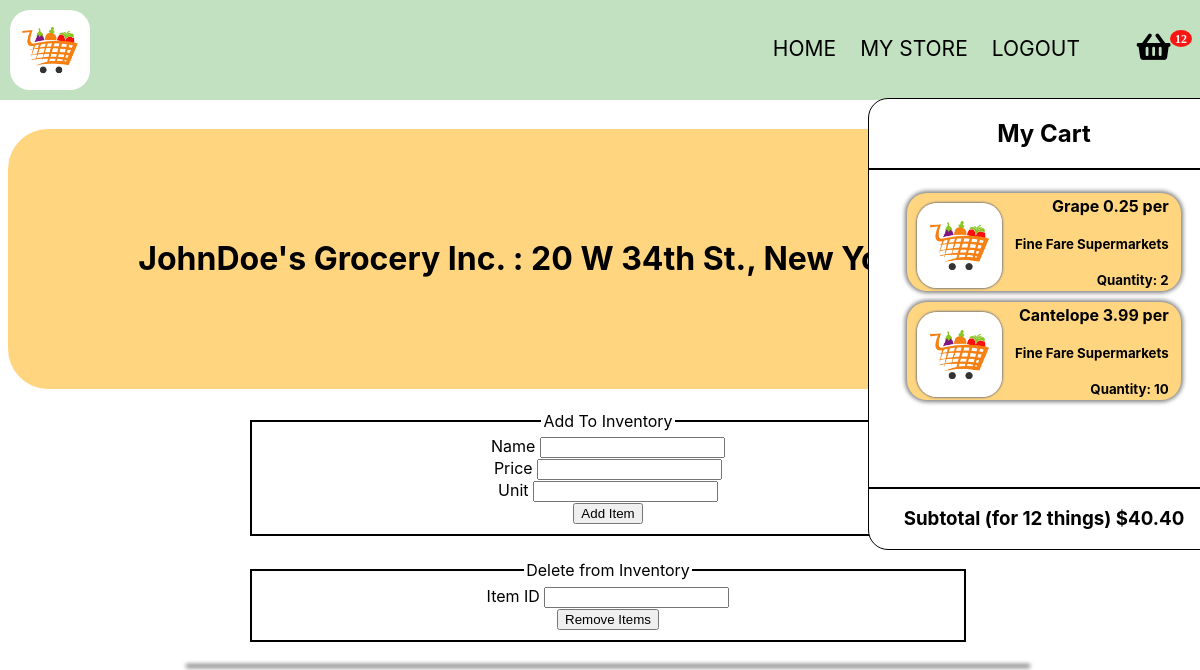
The page /mystore/johndoe (signed in) on the database as committed earlier.
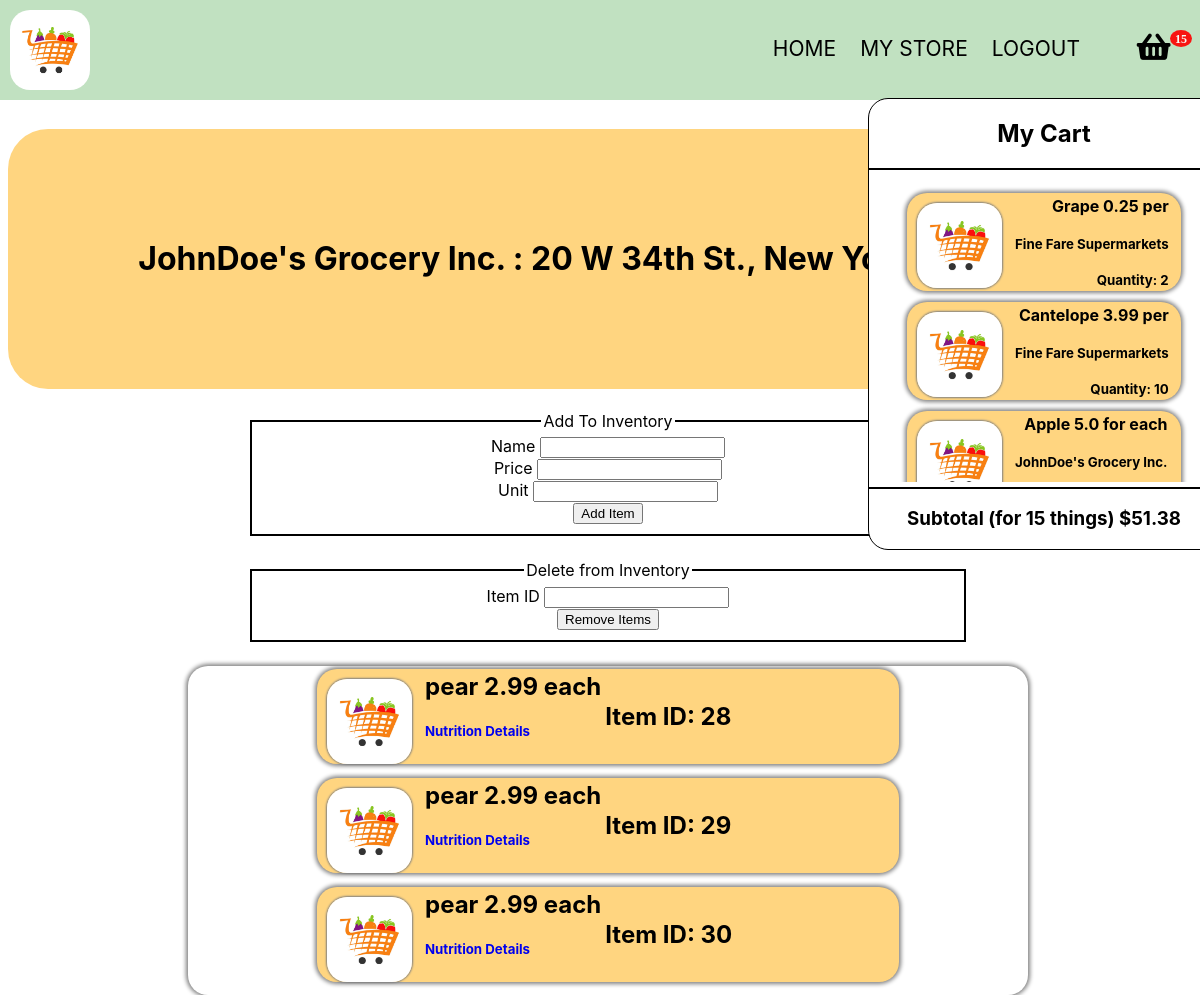
The same page on the database as committed later.
### src/app.py (models this page shows)
class CartItems(db.Model):
    __tablename__ = 'cart'
    itemid = db.Column(db.Integer, primary_key = True)
    itemname = db.Column(db.String(20), nullable = False)
    quantity = db.Column(db.Integer, nullable = False)
    unit = db.Column(db.String(10), nullable = False)
    price = db.Column(db.Float, nullable = False)
    seller = db.Column(db.String(100), nullable = False)
    userid = db.Column(db.Integer, db.ForeignKey("user.id"))

class Store(db.Model):
    __tablename__ = 'store'
    storeid = db.Column(db.Integer, primary_key = True)
    storename = db.Column(db.String(50), nullable = True)
    storeaddress = db.Column(db.String(100), nullable = True)
    storelat = db.Column(db.Float, nullable = True)
    storelong = db.Column(db.Float, nullable = True)
    storeowner = db.Column(db.String(20), nullable = True)
    cart = db.relationship("Inventory")
    userid = db.Column(db.Integer, db.ForeignKey("user.id"))

class Inventory(db.Model):
    __tablename__ = 'inventory'
    inventoryid = db.Column(db.Integer, primary_key = True)
    itemname = db.Column(db.String(20), nullable = False)
    price = db.Column(db.Float, nullable = False)
    unit = db.Column(db.String(10), nullable = False)
    storeid = db.Column(db.Integer, db.ForeignKey("store.storeid"))

### src/app.py (the view, shortened to what this page needs)
@app.route('/mystore/<name>', methods=['GET', 'POST'])
def profile(name):
    registerstore = StoreRegistration()
    additems = AddToInventory()
    deleteform = DeleteFromInventory()
    user = User.query.filter_by(id = current_user.id).first()
    userscart = CartItems.query.filter_by(userid = user.id).all()
    userstore = Store.query.filter_by(userid = current_user.id).first()
    userinv = Inventory.query.filter_by(storeid = Store.query.filter_by(storeid = userstore.storeid).first().storeid).all()
    subtotal = 0
    itemamount = 0
    for thing in userscart:
        itemamount += thing.quantity
        subtotal += thing.price * thing.quantity
    if Store.query.filter_by(userid = current_user.id).first() != None:
         return render_template('mystore.html', form = additems, cart = userscart, subtotal = subtotal, itemamount = itemamount, userinv = userinv, userstore = userstore, form1 = deleteform)
    else:
        return render_template('registerforshop.html', form = registerstore,  cart = userscart, subtotal = subtotal, itemamount = itemamount, userinv = userinv, userstore = userstore)

### src/forms.py
class StoreRegistration(FlaskForm):
    storename = StringField('Store Name', validators=[DataRequired()])
    storeaddress = StringField('Store Address', validators=[DataRequired()])
    submit = SubmitField("Register your Store")

class AddToInventory(FlaskForm):
    itemname = StringField('Name', validators=[DataRequired()])
    price = DecimalField('Price', validators=[DataRequired()])
    unit = StringField('Unit', validators=[DataRequired()])
    submit = SubmitField("Add Item")

### src/app.py (called while the page is built)
@login_manager.user_loader
def load_user(user_id):
    return User.query.get(int(user_id))

### templates/mystore.html (shortened to what this page needs)
<!DOCTYPE HTML>
<html>
	<head>
		<link href="https://use.fontawesome.com/releases/v5.0.1/css/all.css" rel="stylesheet">
	</head>
	<body class="is-preload">
		<br>
		<br>
		<br>
		<br>
		<br>
		<div class="container">
			<img class = 'logo' src="{{ url_for('static', filename = 'images/grocerylogo.jpeg') }}">
			<nav>
				<ul id = 'subpages'>
					<li><a href="/main">HOME</a></li>
					<li><a href="/mystore/{{current_user.name}}">MY STORE</a></li>
					<li id="logout"><a href="/logout">LOGOUT</a></li>
					<div id="container" style="display:inline-block; position: absolute; height: 100%;">
						<ul>
							<li id="li1"> <i class="fa badge fa-lg" style='font-size:30px'value={{itemamount}}>&#xf291; </i>
								<div class="popupMenu">
									<div class = "upperdiv">
										<h1 style="text-align: center; border-bottom: 2px solid black; padding-bottom: 20px;"> My Cart</h1>
										<table class = "carttable">
											{% for thing in cart %}
												<tr>
													<td>
														<div class = 'itemdiv'>
															<img src="{{ url_for('static', filename = 'images/grocerylogo.jpeg') }}" class="itemimage">
															<table class="carttdtable">
																<tr class="carttr">
																	<td class="carttd">
																	<h4 class = "iteminfo" style = "margin: 0px;"> {{thing.itemname}} {{thing.price}} {{thing.unit}}</h4> <br> <h5 class = "iteminfo" style = "margin: 0px;"> {{thing.seller}} </h5> <br> <h5 class = "iteminfo" style = "margin: 0px;"> Quantity: {{thing.quantity}} </h5> </td>
																	</td>
																</tr>
															</table>
														</div>
											{% endfor %}
									</div>
									<div class="lowerdiv">
										<h3> Subtotal (for {{itemamount}} things) ${{"%.2f"|format(subtotal)}} </h3>
									</div>
								</div>
        <h1 class = 'title'> {{userstore.storename}} : {{userstore.storeaddress}} </h1>
        <div class = "addtocart">
            <form method="post" action="">
                <fieldset>
                    <legend class = "cartlegend">Add To Inventory</legend>
                    <div>
                        {{ form.itemname.label(class = "form-control-label") }}
                        {{ form.itemname(class = "form-control form-control-lg") }}
                    </div>
                    <div>
                        {{ form.price.label(class = "form-control-label") }}
                        {{ form.price(class = "form-control form-control-lg") }}
                    </div>
                    <div>
                        {{ form.unit.label(class = "form-control-label") }}
                        {{ form.unit(class = "form-control form-control-lg") }}
                    </div>
                    <div class = 'fieldbutton'>
                        {{ form.submit(class = "btn btn-outline-info") }}
                    </div>
                </fieldset>
            </form>
        </div>
        <div class = "addtocart">
            <form method="post" action="">
                <fieldset>
                    <legend class = "cartlegend">Delete from Inventory</legend>
                    <div>
                        {{ form1.itemid.label(class = "form-control-label") }}
                        {{ form1.itemid(class = "form-control form-control-lg") }}
                    </div>
                    <div class = 'fieldbutton'>
                        {{ form1.submit(class = "btn btn-outline-info") }}
                    </div>
                </fieldset>
            </form>
        </div>
        <div class = 'tablediv'>
            <table class = "inventorytable">
            {% for thing in userinv %}
                <tr>
                    <td>
                    <div class = 'itemdiv'>
                        <img src="{{ url_for('static', filename = 'images/grocerylogo.jpeg') }}" class="itemimage">
                        <table>
                            <tr>
                                <td> <h2 class = "iteminfo"> {{thing.itemname}} {{thing.price}} {{thing.unit}} <br> </h2> <h5> <a href="/nutritionaldetails/{{thing.itemname}}" target="_blank">Nutrition Details</a> </h5> </td>
                                <td>
                                    <h2>Item ID: {{thing.inventoryid}} </h2>
                                </td>
                            </tr>
                        </table>
                    </div>
                    </td>
                </tr>
            {% endfor %}
            </table>
        </div>
	</body>
</html>

### templates/mystore.html (style rules this page uses)
.addtocart { width: 60%; margin: 0 auto; }
.upperdiv { height: 85%; overflow: scroll; }
.lowerdiv { border-top: 2px solid black; position: absolute; bottom: 0px; text-align: center; width: 100%; }
.carttable { margin: 0 auto; width: 80%; }
.itemimage { height: 90px; width: 90px; float: left; border-radius: 20px; margin-right: 10px; }
#logout { margin-right: 10vh; }
#container { right: -80px; top: 16px; margin-right: 5vh; }
.popupMenu { width: 350px; height: 450px; border: 1px solid black; position: absolute; top: 62px; right: -20px; background-color: white; border-radius: 20px; overflow: scroll; }
ul li { position: relative }
.badge:after { content:attr(value); font-size:12px; color: #fff; background: red; border-radius:50%; padding: 2px 5px; position:relative; left:-8px; top:-15px; opacity:0.9; }
.tablediv { width: 70%; margin:0 auto; background-color: white; border-radius: 20px; box-shadow: 0 0 4px 2px gray; }
.cartlegend { text-align: center; }
.fieldbutton { text-align: center; }
.title { padding: 50px; background-color: green; height: 20vh; line-height: 20vh; text-align: center; background-color: rgb(255, 213, 128); border-radius: 40px; }
.itemimage { float: left; height: 85px; width: auto; margin: 10px; border-radius: 20px; box-shadow: 0 0 2px 1px gray; }
.iteminfo { margin:0 auto; }
.itemdiv { height: 20%; width: 60%; left: 20%; background-color: rgb(255, 213, 128); margin:0 auto; border-radius: 20px; min-width: 100%; box-shadow: 0 0 4px 2px gray; }
.inventorytable { width: 70%; margin:0 auto; height: 100%; }
td { margin-bottom: 50px; }
fieldset { border: 2px solid black; text-align: center; margin-bottom: 3vh; }
html { height: 100%; width: 100%; }
body { height: 100%; width: 100%; font-family: Eina, -apple-system, BlinkMacSystemFont, "Segoe UI", Roboto, Helvetica, Arial, sans-serif; }
a { text-decoration: none; }
.logo { float: left; height: 80px; width: auto; margin: 10px; border-radius: 20px; }
body { height: 100%; width: 100%; }
nav ul { float: right; list-style: none; text-align: right; padding-top: 20px; margin-left: 0px; margin-right: 5vh; }
.container { background-color:rgb(193, 225, 193); position: fixed; width: 100%; top: 0px; left: 0px; }
.container::after { content: ''; display: table; clear: both; }
nav li { float: left; margin-left: 3vh; }
nav a { text-decoration: none; color: black; font-size: 21px; }

Rows that differ between the two databases and show on the page:
added CartItems: itemname "Apple", price "5.0", unit "for each", seller "JohnDoe's Grocery Inc."
added Inventory: itemname "pear", price "2.99", unit "each", inventoryid "28"
added Inventory: itemname "pear", price "2.99", unit "each", inventoryid "29"
added Inventory: itemname "pear", price "2.99", unit "each", inventoryid "30"
Other text that changed with them:
{{ itemamount }}: 12 → 15 (drawn)
{{ itemamount }}: "12" → "15"
{{ "%.2f"|format(subtotal) }}: "40.40" → "51.38"
